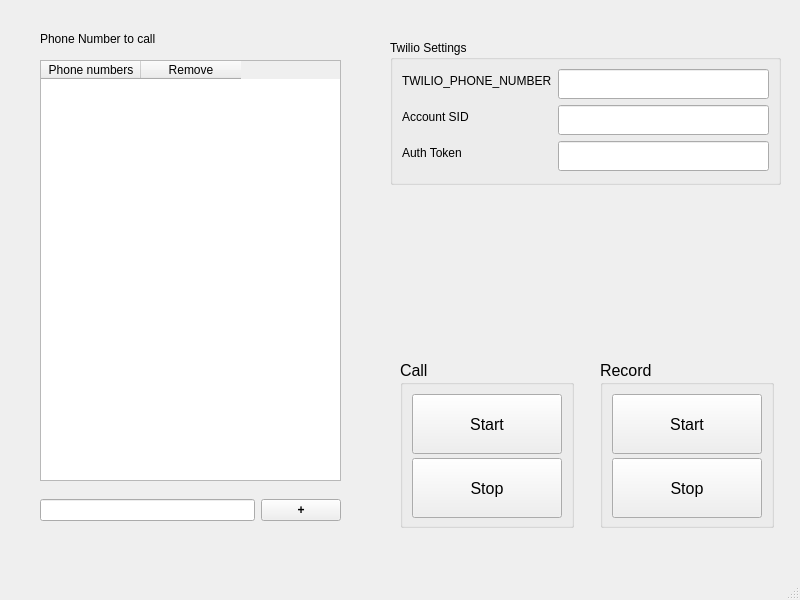
<?xml version="1.0" encoding="UTF-8"?>
<ui version="4.0">
 <class>MainWindow</class>
 <widget class="QMainWindow" name="MainWindow">
  <property name="geometry">
   <rect>
    <x>0</x>
    <y>0</y>
    <width>800</width>
    <height>600</height>
   </rect>
  </property>
  <property name="windowTitle">
   <string>MainWindow</string>
  </property>
  <widget class="QWidget" name="centralwidget">
   <widget class="QGroupBox" name="groupBox">
    <property name="geometry">
     <rect>
      <x>600</x>
      <y>360</y>
      <width>174</width>
      <height>168</height>
     </rect>
    </property>
    <property name="font">
     <font>
      <pointsize>12</pointsize>
     </font>
    </property>
    <property name="title">
     <string>Record</string>
    </property>
    <layout class="QVBoxLayout" name="verticalLayout">
     <item>
      <widget class="QPushButton" name="pushButtonStartRecord">
       <property name="minimumSize">
        <size>
         <width>150</width>
         <height>60</height>
        </size>
       </property>
       <property name="text">
        <string>Start</string>
       </property>
       <property name="icon">
        <iconset>
         <normaloff>play-32.ico</normaloff>play-32.ico</iconset>
       </property>
       <property name="iconSize">
        <size>
         <width>32</width>
         <height>32</height>
        </size>
       </property>
      </widget>
     </item>
     <item>
      <widget class="QPushButton" name="pushButtonStopRecord">
       <property name="minimumSize">
        <size>
         <width>150</width>
         <height>60</height>
        </size>
       </property>
       <property name="text">
        <string>Stop</string>
       </property>
       <property name="icon">
        <iconset>
         <normaloff>stop-32.ico</normaloff>stop-32.ico</iconset>
       </property>
       <property name="iconSize">
        <size>
         <width>32</width>
         <height>32</height>
        </size>
       </property>
      </widget>
     </item>
    </layout>
   </widget>
   <widget class="QGroupBox" name="groupBox_2">
    <property name="geometry">
     <rect>
      <x>390</x>
      <y>40</y>
      <width>391</width>
      <height>145</height>
     </rect>
    </property>
    <property name="title">
     <string>Twilio Settings</string>
    </property>
    <layout class="QFormLayout" name="formLayout">
     <item row="0" column="0">
      <widget class="QLabel" name="label">
       <property name="text">
        <string>TWILIO_PHONE_NUMBER</string>
       </property>
      </widget>
     </item>
     <item row="0" column="1">
      <widget class="QLineEdit" name="lineEditTwilioNumber">
       <property name="minimumSize">
        <size>
         <width>200</width>
         <height>30</height>
        </size>
       </property>
      </widget>
     </item>
     <item row="1" column="0">
      <widget class="QLabel" name="label_2">
       <property name="text">
        <string>Account SID </string>
       </property>
      </widget>
     </item>
     <item row="1" column="1">
      <widget class="QLineEdit" name="lineEditSid">
       <property name="minimumSize">
        <size>
         <width>200</width>
         <height>30</height>
        </size>
       </property>
      </widget>
     </item>
     <item row="2" column="0">
      <widget class="QLabel" name="label_3">
       <property name="text">
        <string>Auth Token</string>
       </property>
      </widget>
     </item>
     <item row="2" column="1">
      <widget class="QLineEdit" name="lineEditToken">
       <property name="minimumSize">
        <size>
         <width>200</width>
         <height>30</height>
        </size>
       </property>
      </widget>
     </item>
    </layout>
    <zorder>lineEditToken</zorder>
    <zorder>label</zorder>
    <zorder>lineEditTwilioNumber</zorder>
    <zorder>lineEditSid</zorder>
    <zorder>label_2</zorder>
    <zorder>label_3</zorder>
   </widget>
   <widget class="QGroupBox" name="groupBox_3">
    <property name="geometry">
     <rect>
      <x>400</x>
      <y>360</y>
      <width>174</width>
      <height>168</height>
     </rect>
    </property>
    <property name="font">
     <font>
      <pointsize>12</pointsize>
     </font>
    </property>
    <property name="title">
     <string>Call </string>
    </property>
    <layout class="QVBoxLayout" name="verticalLayout_2">
     <item>
      <widget class="QPushButton" name="pushButtonStartCall">
       <property name="minimumSize">
        <size>
         <width>150</width>
         <height>60</height>
        </size>
       </property>
       <property name="text">
        <string>Start</string>
       </property>
       <property name="icon">
        <iconset>
         <normaloff>phone-68-32.ico</normaloff>phone-68-32.ico</iconset>
       </property>
       <property name="iconSize">
        <size>
         <width>32</width>
         <height>32</height>
        </size>
       </property>
      </widget>
     </item>
     <item>
      <widget class="QPushButton" name="pushButtonStopCall">
       <property name="minimumSize">
        <size>
         <width>150</width>
         <height>60</height>
        </size>
       </property>
       <property name="text">
        <string>Stop</string>
       </property>
       <property name="icon">
        <iconset>
         <normaloff>phone-65-32.ico</normaloff>phone-65-32.ico</iconset>
       </property>
       <property name="iconSize">
        <size>
         <width>32</width>
         <height>32</height>
        </size>
       </property>
      </widget>
     </item>
    </layout>
   </widget>
   <widget class="QLabel" name="label_4">
    <property name="geometry">
     <rect>
      <x>40</x>
      <y>30</y>
      <width>141</width>
      <height>17</height>
     </rect>
    </property>
    <property name="text">
     <string>Phone Number to call</string>
    </property>
   </widget>
   <widget class="QWidget" name="horizontalLayoutWidget">
    <property name="geometry">
     <rect>
      <x>40</x>
      <y>490</y>
      <width>301</width>
      <height>41</height>
     </rect>
    </property>
    <layout class="QHBoxLayout" name="horizontalLayout">
     <item>
      <widget class="QLineEdit" name="add_num_input"/>
     </item>
     <item>
      <widget class="QPushButton" name="add_phone_btn">
       <property name="styleSheet">
        <string notr="true">font-weight:bold;</string>
       </property>
       <property name="text">
        <string>+</string>
       </property>
      </widget>
     </item>
    </layout>
   </widget>
   <widget class="QTableWidget" name="tableWidgetPhoneNumbers">
    <property name="geometry">
     <rect>
      <x>40</x>
      <y>60</y>
      <width>301</width>
      <height>421</height>
     </rect>
    </property>
    <column>
     <property name="text">
      <string>Phone numbers</string>
     </property>
    </column>
    <column>
     <property name="text">
      <string>Remove</string>
     </property>
    </column>
   </widget>
  </widget>
  <widget class="QMenuBar" name="menubar">
   <property name="geometry">
    <rect>
     <x>0</x>
     <y>0</y>
     <width>800</width>
     <height>26</height>
    </rect>
   </property>
  </widget>
  <widget class="QStatusBar" name="statusbar"/>
 </widget>
 <resources/>
 <connections/>
</ui>
